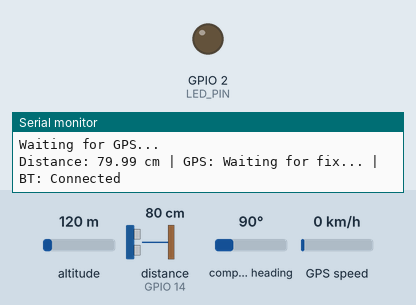
Recording of a sketch running on a simulated ESP32. On the bench: output pins drawn as LEDs (lit = HIGH), the last lines printed to the serial monitor. Wiring (inferred from the names in the program): ultrasonic range finder: trigger GPIO 12; echo GPIO 14. The test bench sets the inputs (shaded band); at power-on: distance to the obstacle (sensor on GPIO 14) 80 cm, altitude 120 m, compass heading 90°, GPS speed 0 km/h. The echo pulse lasts 58.3 µs per cm; the GPS gets a fix after 3 s at 37.7749, -122.4194 with 8 satellites; nothing arrives over Bluetooth unless stated; pins used as bus, display or sensor lines are not drawn.

Above: at 1.2 s.
1.3 s: distance to the obstacle (sensor on GPIO 14) set to 38 cm
6.7 s: distance to the obstacle (sensor on GPIO 14) set to 32 cm
At 7.3 s:
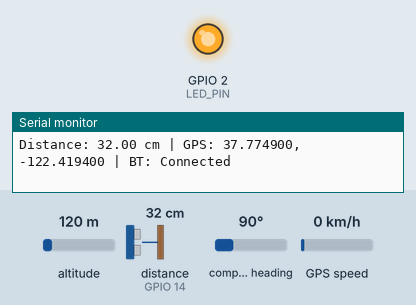
Timing chart, 0 to 9.7 s (numbered marks = the images above; inputs shaded):
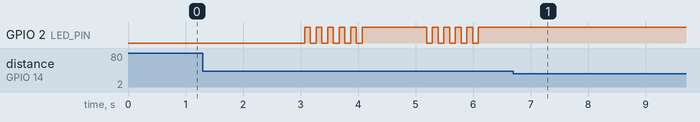

The sketch:

sketch_mar26a.ino
```cpp
#include <BluetoothSerial.h>
#include <TinyGPS++.h>
#include <HardwareSerial.h>

#define TRIG_PIN 12
#define ECHO_PIN 14
#define LED_PIN 2

#define NORMAL_DISTANCE 20.0f
#define POTHOLE_THRESHOLD 35.0f
#define DEBOUNCE_MS 2000

BluetoothSerial SerialBT;
TinyGPSPlus gps;
HardwareSerial GPS_Serial(2);

float currentDistance = 0;
unsigned long lastTriggerTime = 0;

void setup() {
  Serial.begin(115200);
  SerialBT.begin("ESP32_RoadMonitor");

  pinMode(TRIG_PIN, OUTPUT);
  pinMode(ECHO_PIN, INPUT);
  pinMode(LED_PIN, OUTPUT);

  GPS_Serial.begin(9600, SERIAL_8N1, 16, 17);

  Serial.println("=== ROAD DAMAGE DETECTION SYSTEM ===");
  Serial.println("ESP32 Ready");
  Serial.println("Waiting for GPS...");
}

void loop() {
  // Read GPS
  while (GPS_Serial.available() > 0) {
    char c = GPS_Serial.read();
    gps.encode(c);
  }

  // Read Ultrasonic
  digitalWrite(TRIG_PIN, LOW);
  delayMicroseconds(2);
  digitalWrite(TRIG_PIN, HIGH);
  delayMicroseconds(10);
  digitalWrite(TRIG_PIN, LOW);

  long duration = pulseIn(ECHO_PIN, HIGH, 30000);
  currentDistance = duration * 0.0343 / 2;

  if (currentDistance < 2 || currentDistance > 400) {
    currentDistance = NORMAL_DISTANCE;
  }

  // Pothole Detection
  if (currentDistance > POTHOLE_THRESHOLD && gps.location.isValid()) {
    unsigned long now = millis();

    if (now - lastTriggerTime > DEBOUNCE_MS) {
      lastTriggerTime = now;

      String alertData = String(gps.location.lat(), 6) + "," +
                         String(gps.location.lng(), 6) + "," +
                         String(currentDistance);

      if (SerialBT.hasClient()) {
        SerialBT.println(alertData);
        Serial.println("=== POTHOLE DETECTED ===");
        Serial.println(alertData);

        // Blink LED
        for(int i = 0; i < 5; i++) {
          digitalWrite(LED_PIN, HIGH);
          delay(100);
          digitalWrite(LED_PIN, LOW);
          delay(100);
        }
      }
    }
  }

  // GPS Status LED
  if (gps.location.isValid()) {
    digitalWrite(LED_PIN, HIGH);
  } else {
    digitalWrite(LED_PIN, LOW);
  }

  // Display Status
  static unsigned long lastDisplay = 0;
  if (millis() - lastDisplay > 1000) {
    lastDisplay = millis();

    Serial.print("Distance: ");
    Serial.print(currentDistance);
    Serial.print(" cm | GPS: ");

    if (gps.location.isValid()) {
      Serial.print(gps.location.lat(), 6);
      Serial.print(", ");
      Serial.print(gps.location.lng(), 6);
    } else {
      Serial.print("Waiting for fix...");
    }

    Serial.print(" | BT: ");
    Serial.println(SerialBT.hasClient() ? "Connected" : "Waiting");
  }

  delay(50);
}
```

Measured:
- the behaviour switches between 35 and 34 cm on distance to the obstacle (sensor on GPIO 14) (found by bisection; images 0 and 1)
- after the input at 6.7 s, GPIO 2 (LED_PIN): stops changing and stays HIGH
